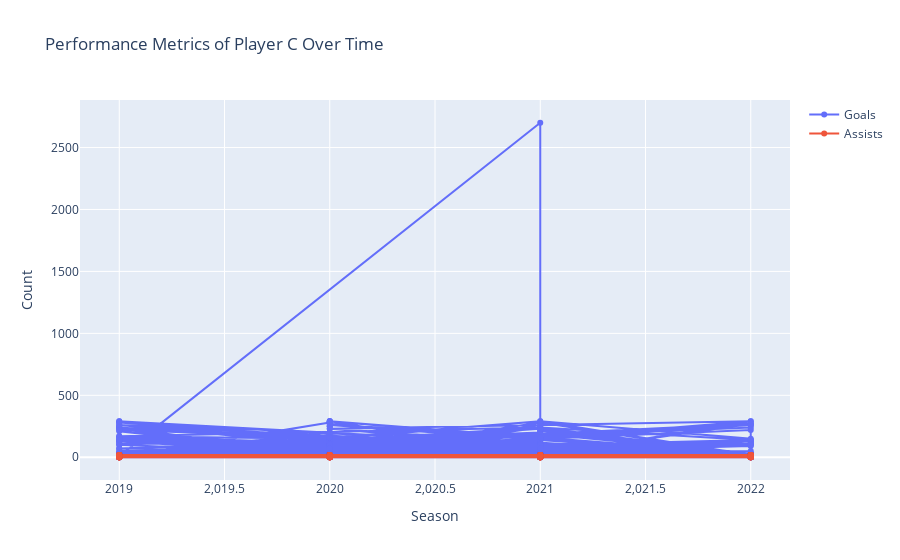

Notebook code cell kept with this figure:
### Code cell
top_scorer = team_data.loc[team_data['Goals'].idxmax()]
print(f"Top goal scorer in {team_with_highest_goals}: {top_scorer['Player']}")
top_scorer_performance = team_data[team_data['Player'] == top_scorer['Player']]
fig4 = go.Figure()
fig4.add_trace(go.Scatter(x=top_scorer_performance['Season'], y=top_scorer_performance['Goals'], mode='lines+markers', name='Goals'))
fig4.add_trace(go.Scatter(x=top_scorer_performance['Season'], y=top_scorer_performance['Assists'], mode='lines+markers', name='Assists'))
fig4.update_layout(title=f'Performance Metrics of {top_scorer["Player"]} Over Time', xaxis_title='Season', yaxis_title='Count')
fig4.show()

### Figure 1 — Plotly figure (JSON) as saved in the notebook; plotly's stock layout.template omitted (floating-point values rounded to 4 significant figures; data arrays with more than 128 entries replaced by an {"elided": "..."} marker saying what was removed)
{"data": [{"mode": "lines+markers", "name": "Goals", "type": "scatter", "x": {"elided": "654 int values"}, "y": {"elided": "654 int values"}}, {"mode": "lines+markers", "name": "Assists", "type": "scatter", "x": {"elided": "654 int values"}, "y": {"elided": "654 int values"}}], "layout": {"title": {"text": "Performance Metrics of Player C Over Time"}, "xaxis": {"title": {"text": "Season"}}, "yaxis": {"title": {"text": "Count"}}}}
